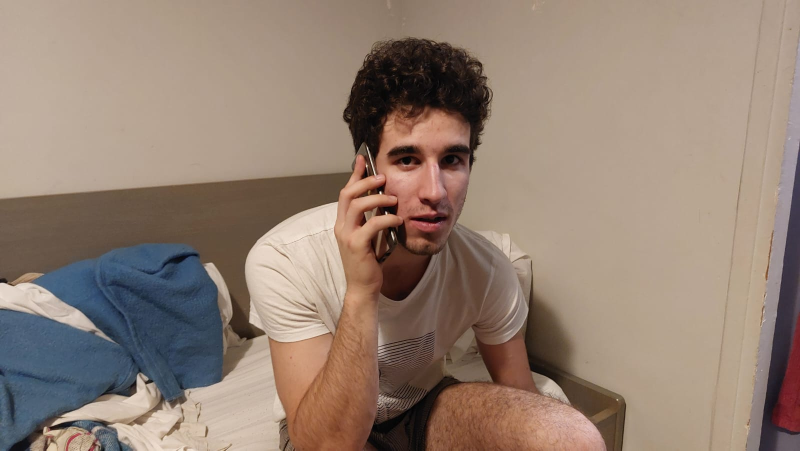
#> input picture Stereo reconstruction/Test 2/dataset/maxL.jpg, 1600 x 901 px, found by its file name (shown at 1/2 size)
$ python test.py
#> lines starting #> are read from the running program, lines starting #| are printed output that depends on the picture
import cv2
import numpy as np
import matplotlib.pyplot as plt


## 1

img1 = cv2.imread('D:\\Ecole\\Cours\\info\\scanner\\Stereo reconstruction\\Test 2\\dataset\\maxL.jpg')
#> img1 is the input picture: shape (901, 1600, 3); mean B, G, R 115.3, 128.7, 147.7
img2 = cv2.imread('D:\\Ecole\\Cours\\info\\scanner\\Stereo reconstruction\\Test 2\\dataset\\maxR.jpg')
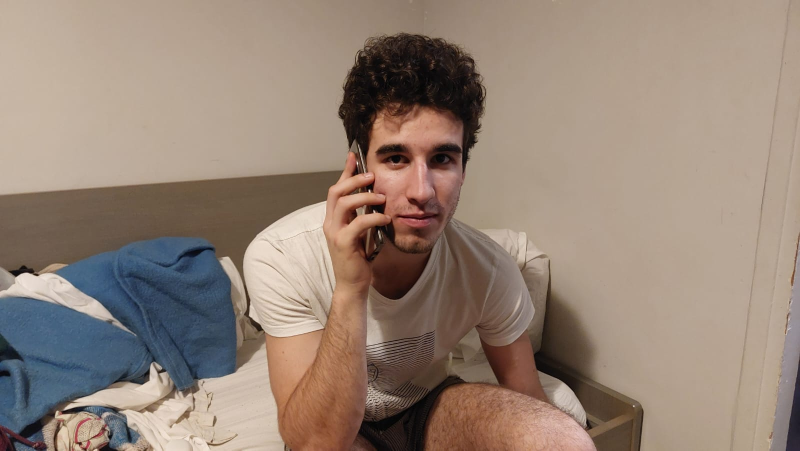
#> input picture Stereo reconstruction/Test 2/dataset/maxR.jpg, 1600 x 901 px, found by its file name (shown at 1/2 size)
#> img2 is the input picture: shape (901, 1600, 3); mean B, G, R 118.8, 131.7, 149.4

fx, fy = 3, 3
cx, cy = 1920/2, 1080/2
K = np.array([[fx, 0, cx], [0, fy, cy], [0, 0, 1]])  # Camera intrinsic matrix


## 2

orb = cv2.ORB_create()
bf = cv2.BFMatcher(cv2.NORM_HAMMING, crossCheck=True)

kp1, des1 = orb.detectAndCompute(img1, None)
#> kp1 = 500 keypoints; strongest (x, y, size): (760, 383, 31), (760, 384, 37.2), (772, 425, 37.2), (771, 423, 31)
kp2, des2 = orb.detectAndCompute(img2, None)
#> kp2 = 500 keypoints; strongest (x, y, size): (738, 380, 31), (735, 383, 31), (747, 421, 31), (748, 424, 31)

matches = bf.match(des1, des2)
#> matches = 240 matches
matches = sorted(matches, key=lambda x: x.distance)


## 3

pts1 = np.float32([kp1[m.queryIdx].pt for m in matches]).reshape(-1, 1, 2)
#> pts1 = 240 rows, first 8: [754.8, 387.8], [304.6, 766.8], [790.8, 428.4], [289.6, 755.5], [274.7, 755.5], [881.5, 333.2], [754.8, 346.3], [766.4, 380.7]
pts2 = np.float32([kp2[m.trainIdx].pt for m in matches]).reshape(-1, 1, 2)
#> pts2 = 240 rows, first 8: [732, 383.6], [329.7, 745.3], [765.6, 426], [316.5, 734.6], [301.6, 734.6], [856.4, 333.2], [734.1, 342.1], [744, 378.2]

E, mask = cv2.findEssentialMat(pts1, pts2, K, method=cv2.RANSAC, prob=0.999, threshold=1.0)
#> E = [[-2.66e-05, -0.00105, 0.0564], [0.00105, 0.00019, 0.705], [-0.0729, -0.703, 0.000212]]; mask = 240 values, max 1 at index 1, min 0 at index 0, mean 0.604

_, R, t, _ = cv2.recoverPose(E, pts1, pts2, K, mask=mask)
#> R = [[1, -0.0234, 3.46e-05], [0.0234, 1, -0.000304], [-2.75e-05, 0.000304, 1]]; t = [-0.997, 0.0798, 0.00152]


## 4

# Build the projection matrices for the two cameras
P1 = np.hstack((np.eye(3), np.zeros((3, 1))))
P2 = np.hstack((R, t))
#> P2 = [[1, -0.0234, 3.46e-05, -0.997], [0.0234, 1, -0.000304, 0.0798], [-2.75e-05, 0.000304, 1, 0.00152]]

# Convert the projection matrices to the camera coordinate system
P1 = K @ P1
P2 = K @ P2
#> P2 = [[2.97, 0.222, 960, -1.54], [0.0553, 3.16, 540, 1.06], [-2.75e-05, 0.000304, 1, 0.00152]]

# Triangulate the 3D points
points_4D = cv2.triangulatePoints(P1, P2, pts1, pts2)
points_3D = points_4D / points_4D[3]  # Convert from homogeneous to Cartesian coordinates
points_3D = points_3D[:3, :].T
#> points_3D = 240 rows, first 8: [-7.85, -5.85, 0.115], [37.35, -12.91, -0.171], [-5.91, -3.92, 0.105], [32.87, -10.56, -0.147], [34.53, -10.86, -0.151], [-2.65, -6.98, 0.101], [-8.52, -8.05, 0.125], [-7.44, -6.12, 0.115]


## 5

fig = plt.figure()
ax = fig.add_subplot(111, projection='3d')

# Plot the 3D points
ax.scatter(points_3D[:, 0], points_3D[:, 1], points_3D[:, 2], marker='o', s=5, c='r', alpha=0.5)

# Configure the plot
ax.set_xlabel('X')
ax.set_ylabel('Y')
ax.set_zlabel('Z')
plt.show()
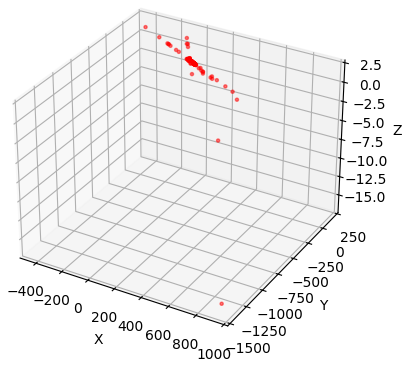
#> figure drawn by matplotlib, 1 panel
